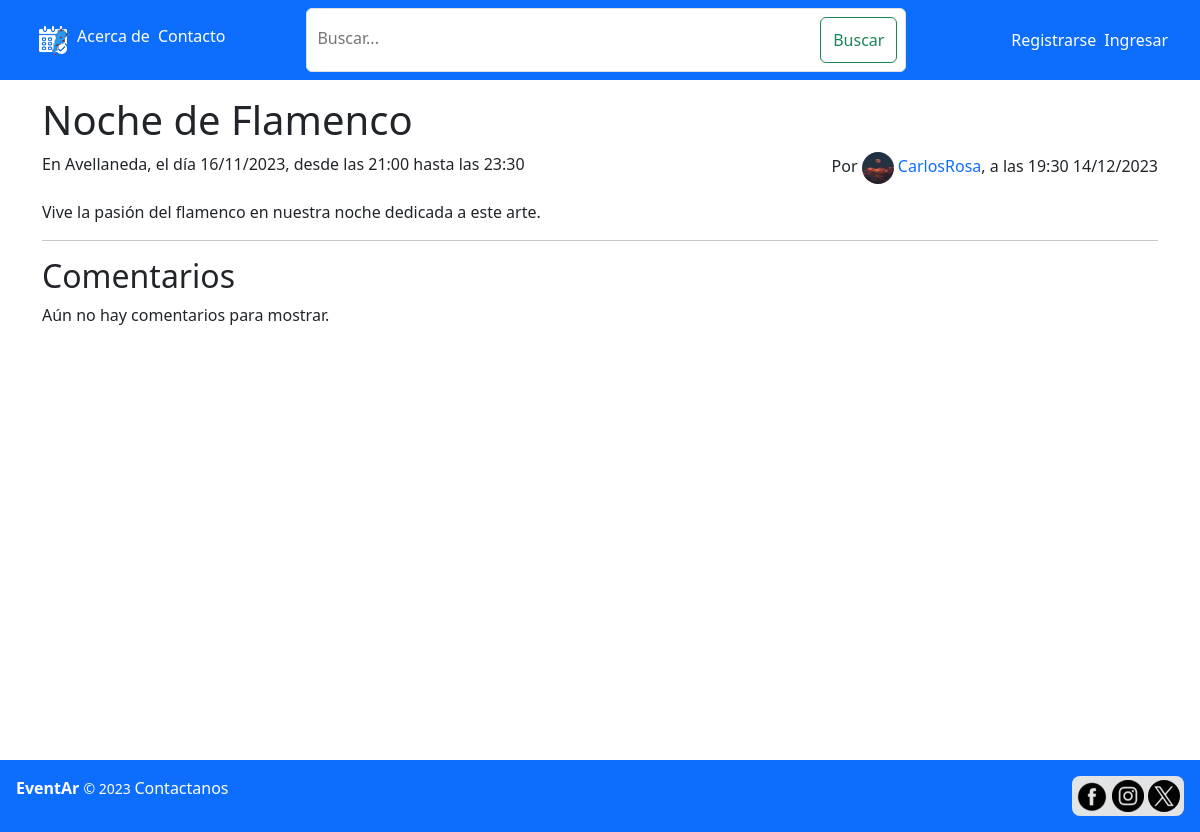
Screenshot of /public/publicacion.php?id=18 with the database file from the repository.
### tables this page shows
CREATE TABLE IF NOT EXISTS `publicacion` (
  `id_publicacion` INT NOT NULL AUTO_INCREMENT,
  `title` VARCHAR(45) NOT NULL,
  `desc` TEXT NOT NULL,
  `img_path` VARCHAR(100) NULL,
  `fecha_post` DATETIME NOT NULL,
  `fecha_evento` DATE NOT NULL,
  `inicio` TIME NOT NULL,
  `fin` TIME NOT NULL,
  `id_user` INT NOT NULL,
  `id_localidad` INT NOT NULL,
  PRIMARY KEY (`id_publicacion`),
  CONSTRAINT `fk_publicacion_user1`
    FOREIGN KEY (`id_user`)
    REFERENCES `user` (`id_user`)
    ON DELETE NO ACTION
    ON UPDATE NO ACTION,
  CONSTRAINT `fk_publicacion_localidad1`
    FOREIGN KEY (`id_localidad`)
    REFERENCES `localidad` (`id_localidad`)
    ON DELETE NO ACTION
    ON UPDATE NO ACTION);

CREATE TABLE IF NOT EXISTS `localidad` (
  `id_localidad` INT NOT NULL AUTO_INCREMENT,
  `nombre` VARCHAR(45) NOT NULL,
  PRIMARY KEY (`id_localidad`));

CREATE TABLE IF NOT EXISTS `user` (
  `id_user` INT NOT NULL AUTO_INCREMENT,
  `email` VARCHAR(45) NOT NULL,
  `username` VARCHAR(45) NOT NULL,
  `pass` VARCHAR(45) NOT NULL,
  `moderador` TINYINT NOT NULL,
  `img_path` VARCHAR(100) NULL,
  `id_localidad` INT NOT NULL,
  PRIMARY KEY (`id_user`),
  CONSTRAINT `fk_user_localidad`
    FOREIGN KEY (`id_localidad`)
    REFERENCES `localidad` (`id_localidad`)
    ON DELETE NO ACTION
    ON UPDATE NO ACTION);

### scripts/clases/publicacion.php (called while the page is built, shortened)
<?php
    require_once 'user.php';
    require_once 'localidad.php';
    class publicacion{
        private $user;
        function __construct($arr){
            $this->title = $arr['title'];
            $this->desc = $arr['desc'];
            $this->id_localidad = $arr['id_localidad'];
            $this->fecha_evento = $arr['fecha_evento'];
            $this->inicio = $arr['inicio'];
            $this->fin = $arr['fin'];
            $this->fecha_post = $arr['fecha_post'];
            global $bd;
            $user_res = $bd-> query("SELECT * FROM user WHERE id_user = ".$arr['id_user']);
            $user_arr = $user_res -> fetch_assoc();
            $user = new user($user_arr);
            $this-> localidad = localidad::get_nombre($this->id_localidad);
            $this->user = $user;
        }
        public function get_user(){
            return $this->user;
        }
    }
?>

### scripts/clases/user.php (called while the page is built, shortened)
<?php
    require_once 'localidad.php';
    class user{
        private $id;
        private $img_path = null;
        function __construct($arr){
            $this->id = $arr['id_user'];
            $this->username = $arr['username'];
            $this->id_localidad = $arr['id_localidad'];
            $this-> localidad = localidad::get_nombre($this->id_localidad);
            if(isset($arr['img_path'])){
                $this -> img_path = $arr['img_path'];
            }
        }
        public function get_img_path(){
            return $this-> img_path;
        }
        public function get_id(){
            return $this -> id;
        }
    }
?>

### scripts/clases/localidad.php (called while the page is built, shortened)
<?php
    require_once '../scripts/bd_con.php';
    class localidad{
        public static function get_nombre($id){
            global $bd;
            $res = $bd->query("SELECT nombre from localidad WHERE id_localidad = $id");
            $res = $res->fetch_assoc();
            return $res["nombre"];
        }
    }
?>

### public/publicacion.php (the view, shortened to what this page needs)
<?php
    require_once '../scripts/clases/user.php';
    require_once '../scripts/clases/publicacion.php';
    require_once '../scripts/clases/comentario.php';
    $id = $_GET['id'];
    $res = $bd -> query("SELECT * FROM publicacion WHERE id_publicacion = $id");
    $pub = $res -> fetch_assoc();
    $pub = new publicacion($pub);
?>
<!DOCTYPE html>
<html lang="es">
<head>
    <link href="https://cdn.jsdelivr.net/npm/bootstrap@5.3.0/dist/css/bootstrap.min.css" rel="stylesheet">
    <link rel="stylesheet" href="../css/styles.css">
</head>
<body>
<nav class="navbar navbar-expand-lg navbar-dark bg-primary justify-content-between" id='navbar'>
        <ul class='nav-desk'>
            <li><a href="home.php"><img src="./img/icon/icon-sm.png" alt="Ir al inicio"></a></li>
            <li><a href="acerca.php">Acerca de</a></li>
            <li><a href="contacto.php">Contacto</a></li>
        </ul>
        <form class="d-flex justify-content-between border rounded p-2 bg-white nav-desk" method='GET' action='home.php'>
            <input class="d-inline" type="search" name='search' placeholder="Buscar..." aria-label="Buscar" id='search-bar'>
            <button class="btn btn-outline-success my-sm-0 d-inline" type="submit">Buscar</button>
        </form>
        <?php
        if ($_SESSION["logged"]) {
            $id_user = $_SESSION["user"]->get_id();
            $username = $_SESSION["user"]->username;
            if ($_SESSION["user"]->get_img_path()) {
                $img_path = $_SESSION["user"]->get_img_path();
            } else {
                $img_path = '../public/img/icon/user.png';
            }
            echo "<div class='user-menu me-4 nav-desk'>
                    <div class='user-info' onclick='toggleMenu(event)' id='menu-div'>
                        <img src='$img_path' alt='User Avatar' id='user-avatar' class='avatar d-inline-block' >
                        <p id='my-account-text' class='my-account-text d-inline-block text-white fw-semibold ms-2'>$username</p>
                    </div>
                    <ul id='menu-list' class='me-4'>
                        <li><a class='btn btn-secondary w-100' href='cuenta.php?id_user=$id_user' role='button'>Perfil</a></li>
                        <li><a class='btn btn-secondary w-100' href='home.php?filter=mis_pubs#all_events' role='button'>Mis publicaciones</a></li>
                        <li><a class='btn btn-secondary w-100' href='modificar_cuenta.php' role='button'>Configuración</a></li>";
                        if($_SESSION['user']->get_mod()){
                            echo"
                                <li><a class='btn btn-warning w-100' href='user_list.php' role='button'>Listado de usuarios</a></li>";
                        }
                        echo"
                        <li><a class='btn btn-danger w-100' href='../scripts/validate.php?origin=logout' role='button'>Salir</a></li>
                    </ul>
                </div>";
        } else
        {
            echo "<ul class='nav-desk me-4'>";
            echo    "<li><a href='registro.php'>Registrarse</a></li>";
            echo    "<li><a href='login.php'>Ingresar</a></li>";
            echo "</ul>";
        }
        ?>
    </nav>
    <section class='container-md me-auto ms-auto'>
        <?php
        $pub_username = $pub->get_user()->username;
        $pub_userimg = $pub->get_user()->get_img_path();
        echo "<h1> $pub->title </h1>";
        echo "<div class='d-flex justify-content-between'>";
        echo "<p>En ". $pub->localidad .", el día ".date_format(date_create($pub -> fecha_evento),"d/m/Y").", desde las ".date_format(date_create($pub->inicio),"H:i")." hasta las ".date_format(date_create($pub->fin),"H:i")." </p>";
        echo "<p>Por <a href='cuenta.php?id_user=".$pub->get_user()->get_id() ."'> <img src='$pub_userimg' alt='$pub_username' width='32' height='32' class='rounded-5'> ".$pub_username."</a>, a las ".date_format(date_create($pub->fecha_post), "H:i d/m/Y") ."</p>";
        echo "</div>";
        echo "<p> ".$pub -> desc." </p>";
        ?>
        <hr>
        <h2>Comentarios</h2>
        <?php
            $coms = $pub->get_coments_from_DB();
            if(empty($coms)){
                if($_SESSION["logged"]){
                    echo 'No hay comentarios ¡Se el primero!';
                }
                else{
                    echo 'Aún no hay comentarios para mostrar.';
                }
            }
        ?>
    </section>
    <footer id='web-footer'>
        <p>
            <strong>
                EventAr
            </strong>
            <small>
            &#169 2023
            </small>
            <a href="contacto.php" class='text-white'>Contactanos</a>
        </p>
        <div class='bg-secondary-subtle rounded-3 p-1'>
            <a href="https:\\www.facebook.com\eventar" target="_blank"><img src="./img/icon/fb.png" alt="Visita nuestra página en Facebook" width="32" height="32"></a>
            <a href="https:\\www.instagram.com\eventar" target="_blank"><img src="./img/icon/ins.png" alt="Visita nuestra página en Instagram" width="32" height="32"></a>
            <a href="https:\\www.twitter.com\eventar" target="_blank"><img class='mega-rounded' src="./img/icon/x.png" alt="Visita nuestra página en X" width="32" height="32"></a>
        </div>
    </footer>
</body>
</html>

### css/styles.css (style rules this page uses)
html, body { min-height: 80vh; position:relative; }
#navbar + section { margin-top: 6rem; }
#navbar { margin-bottom: 1rem; position: fixed; width: 100vw; z-index: 999; top:0; }
#navbar a { color:white; text-decoration: none; }
nav ul { list-style: none; display: flex; margin: 5px; }
#navbar li { margin-right: 8px; }
form label, form input { display: block; margin-bottom: 4px; width: 100%; }
#search-bar { border: none; outline: none; }
a { text-decoration: none; font-weight: 525; }
#navbar form { width: 20rem; height: 4rem; }
#web-footer { background-color: #0d6efd; display: flex; justify-content: space-between; padding: 1rem; color: white; position: absolute; bottom:-6rem; width: 100%; }
.mega-rounded { border-radius: 999px; }
@media (min-width: 1200px) { #navbar form { width: 50%; } }

### rows the page displays
publicacion: title "Noche de Flamenco", id_localidad.nombre "Avellaneda", fecha_evento "16/11/2023", inicio "21:00", fin "23:30", fecha_post "19:30 14/12/2023", desc "Vive la pasión del flamenco en nuestra noche dedicada a este arte."
user: img_path (picture), username "CarlosRosa"
